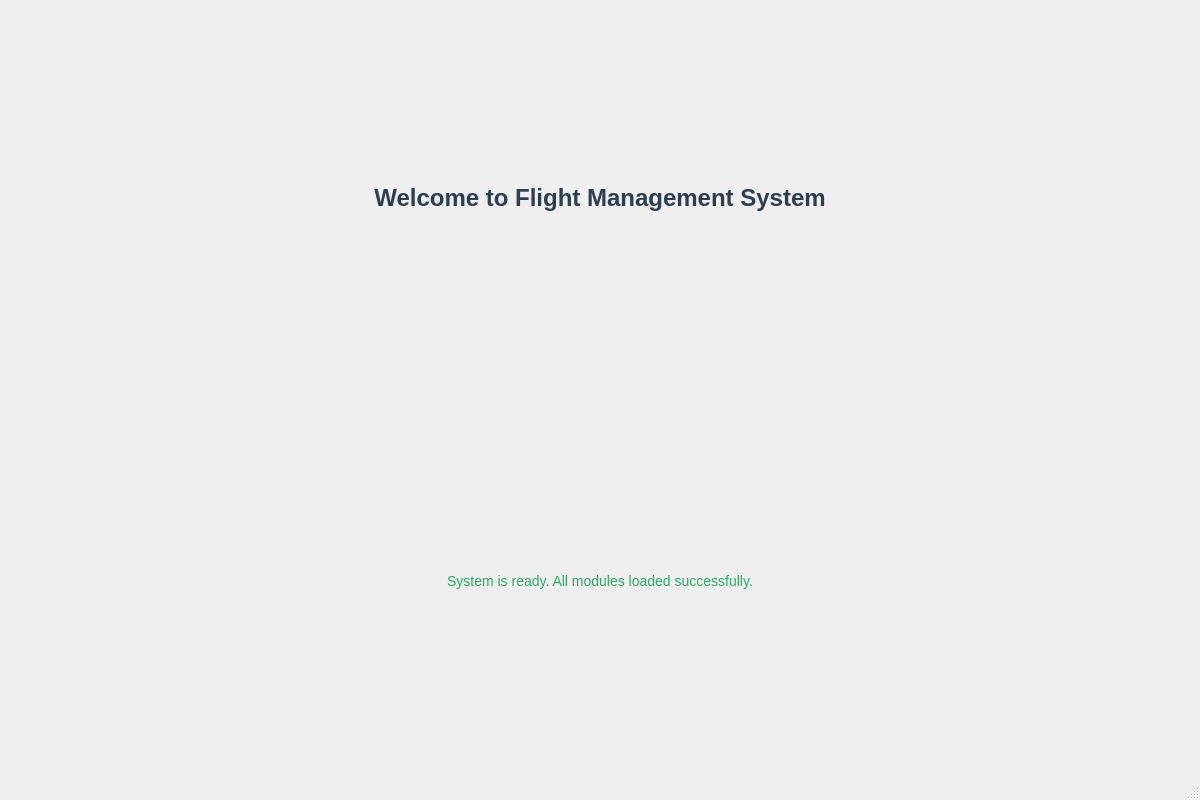
<?xml version="1.0" encoding="UTF-8"?>
<ui version="4.0">
 <class>MainWindow</class>
 <widget class="QMainWindow" name="MainWindow">
  <property name="geometry">
   <rect>
    <x>0</x>
    <y>0</y>
    <width>1200</width>
    <height>800</height>
   </rect>
  </property>
  <property name="windowTitle">
   <string>Flight Management System</string>
  </property>
  <widget class="QWidget" name="centralwidget">
   <layout class="QVBoxLayout" name="verticalLayout">
    <item>
     <widget class="QLabel" name="welcomeLabel">
      <property name="text">
       <string>Welcome to Flight Management System</string>
      </property>
      <property name="alignment">
       <set>Qt::AlignCenter</set>
      </property>
      <property name="styleSheet">
       <string>font-size: 24px; font-weight: bold; color: #2c3e50; margin: 20px;</string>
      </property>
     </widget>
    </item>
    <item>
     <widget class="QLabel" name="statusLabel">
      <property name="text">
       <string>System is ready. All modules loaded successfully.</string>
      </property>
      <property name="alignment">
       <set>Qt::AlignCenter</set>
      </property>
      <property name="styleSheet">
       <string>font-size: 14px; color: #27ae60; margin: 10px;</string>
      </property>
     </widget>
    </item>
   </layout>
  </widget>
  <widget class="QStatusBar" name="statusbar"/>
 </widget>
 <resources/>
 <connections/>
</ui>
